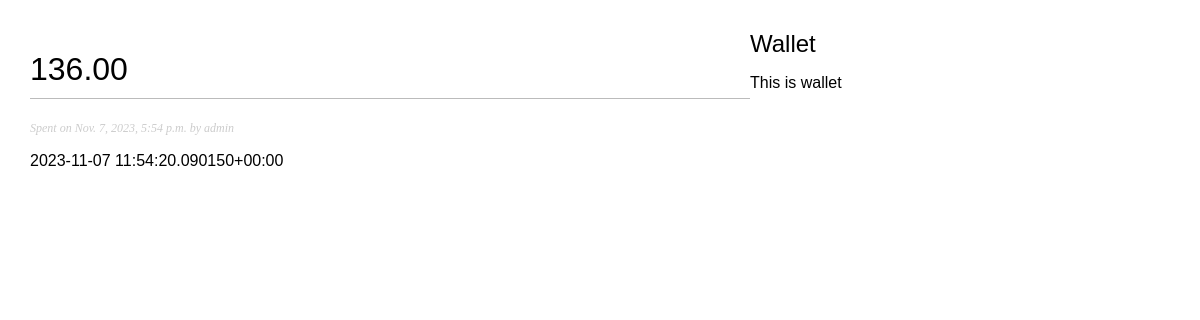
The page /wallet/spending/2023/11/7/1-136-4-1 on the database its author committed.
### wallet/models/spending.py (models this page shows, shortened)
class Spending(models.Model):
    class CurrencyChoices(models.IntegerChoices): # this subclass represents Python enum in Django
        KGS = 1, 'KGS'
        USD = 2, 'USD'
        RUB = 3, 'RUB'
        KZT = 4, 'KZT'
        EUR = 5, 'EUR'
        GBP = 6, 'GBP'
        CNY = 7, 'CNY'
        TRY = 8, 'TRY'
    amount = models.DecimalField(decimal_places=2, max_digits=12)
    currency = models.PositiveSmallIntegerField(
        choices=CurrencyChoices.choices,
        default=CurrencyChoices.KGS
    )
    slug = models.SlugField(max_length=150,
                            null=True,
                            unique_for_date='created_at')
    created_at = models.DateTimeField(auto_now_add=True)
    sub_category = models.ForeignKey(SubCategory,
                                     on_delete=models.CASCADE,
                                     null=True)
    wallet = models.ForeignKey(Wallet,
                               on_delete=models.CASCADE,
                               null=True)
    member = models.ForeignKey(User,
                               on_delete=models.CASCADE,
                               related_name='wallet_spendings')
    objects = models.Manager()
    spent = SpendingManager()
    class Meta:
        ordering = ['-created_at']
        indexes = [
            models.Index(fields=['-created_at'])
            ]

### wallet/views.py (the view)
def spending_detail(request, year, month, day, spent):
    spending = get_object_or_404(Spending,
                                 currency=Spending.CurrencyChoices.KGS,
                                 slug=spent,
                                 created_at__year=year,
                                 created_at__month=month,
                                 created_at__day=day)
    return render(request,
                  'spending/detail.html',
                  {'spending': spending})

### wallet/templates/spending/detail.html (shortened to what this page needs)
{% extends "wallet/base.html" %}
{% block content %}
    <h1>{{ spending.amount }}</h1>
    <p class="date">
        Spent on {{ spending.created_at }} by {{ spending.member }}
    </p>
    {{ spending.created_at | linebreaks }}
{% endblock %}

### wallet/static/css/wallet.css (style rules this page uses)
body { margin:0; padding:0; font-family:helvetica, sans-serif; }
h1 { font-weight:normal; border-bottom:1px solid #bbb; padding:0 0 10px 0; }
p.date { color:#ccc; font-family: georgia, serif; font-size: 12px; font-style: italic; }

### rows shown on the page
Spending: amount "136.00", created_at "Nov. 7, 2023, 5:54 p.m.", member "admin", created_at "2023-11-07 11:54:20.090150+00:00"
